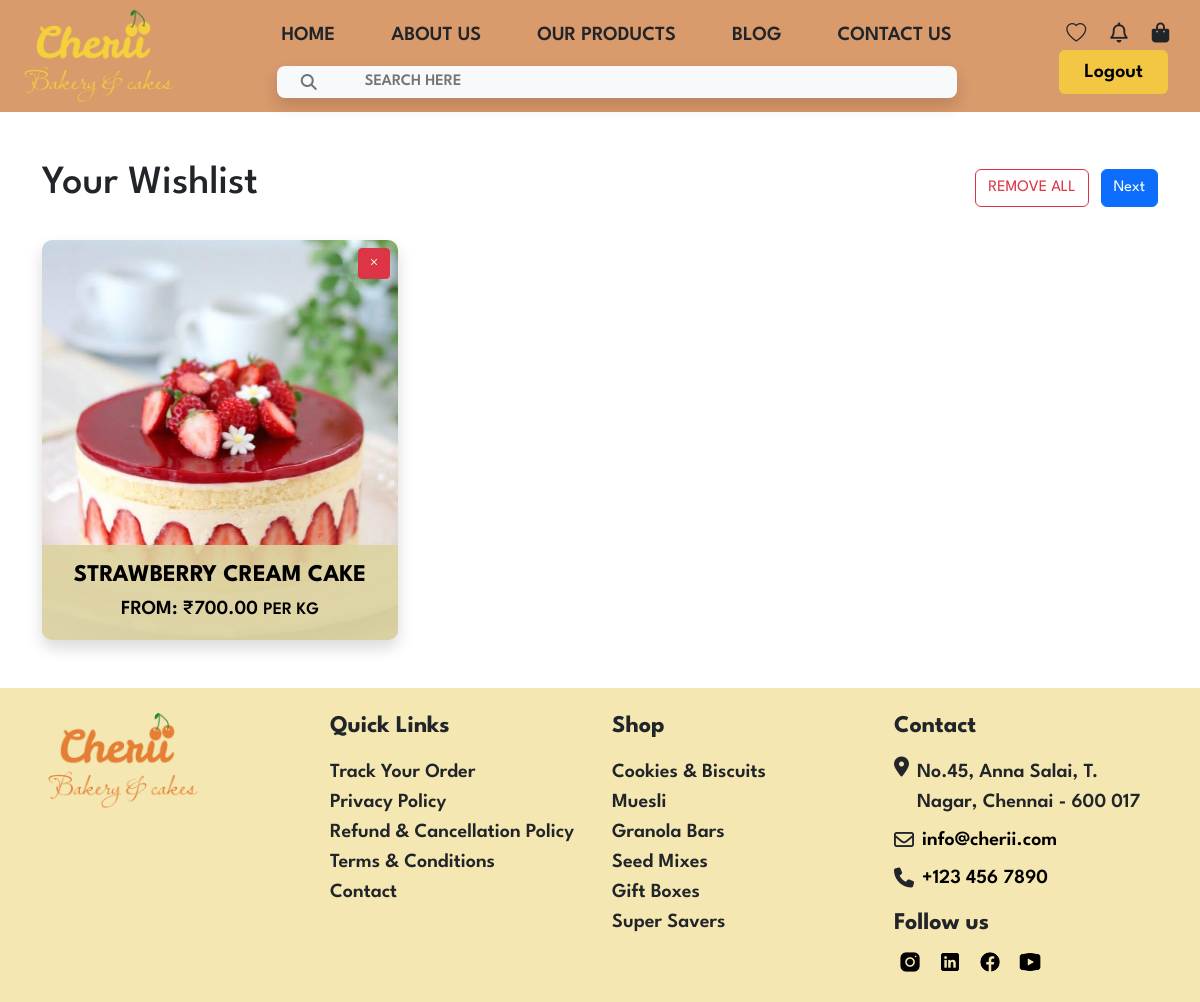
Page /wishlist/ (signed in) on the committed database.
### bakery/models.py (models this page shows, shortened)
class Wishlist(models.Model):
    user = models.ForeignKey(
        settings.AUTH_USER_MODEL,
        on_delete=models.CASCADE,
        related_name='wishlist_items'
    )
    product = models.ForeignKey(
        Product,
        on_delete=models.CASCADE,
        related_name='in_wishlists'
    )
    added_date = models.DateTimeField(auto_now_add=True)
    class Meta:
        unique_together = ('user', 'product')
        verbose_name = 'Wishlist Item'
        verbose_name_plural = 'Wishlist Items'

class Product(models.Model):
    title = models.CharField(max_length=200)
    slug = models.SlugField(unique=True, max_length=250)
    category = models.ForeignKey(
        ProductCategory,
        on_delete=models.CASCADE,
        related_name='products'
    )
    description = models.TextField(blank=True)
    detailed_description = models.TextField(blank=True)
    base_price = models.DecimalField(
        max_digits=8,
        decimal_places=2,
        validators=[MinValueValidator(0.01)],
        help_text="Base price per kilogram"
    )
    weight_options = models.CharField(
        max_length=100,
        default="500G,1KG,2KG,3KG,4KG,5KG",
        help_text="Comma-separated weight options"
    )
    nutrition_info = models.TextField(blank=True)
    ingredients = models.TextField(blank=True)
    allergy_info = models.TextField(blank=True)
    image = models.ImageField(upload_to='products/', blank=True)
    is_featured = models.BooleanField(default=False)
    created_at = models.DateTimeField(auto_now_add=True)
    class Meta:
        ordering = ['-created_at']
        verbose_name = 'Product'
        verbose_name_plural = 'Products'
    def get_absolute_url(self):
        return reverse('product_detail', kwargs={
            'category_slug': self.category.slug,
            'product_id': self.id
        })
    def image_preview(self):
        return format_html(
            '<img src="{}" width="50" height="50" style="object-fit: cover;" />',
            self.image.url
        ) if self.image else ""
    image_preview.short_description = 'Image Preview'

### bakery/views.py (the view)
# urls.py: path('wishlist/', views.wishlist_view, name='wishlist'),
@login_required(login_url='login')
def wishlist_view(request):
    items = Wishlist.objects.filter(user=request.user).select_related('product')
    return render(request, 'bakery/wishlist.html', {'wishlist_items': items})

### bakery/templates/bakery/wishlist.html (shortened to what this page needs)
{% extends 'bakery/layout/base.html' %} {% load static %}  {% block content %}
<div class="container my-5">
  <div class="d-flex justify-content-between align-items-center mb-4">
    <h1>Your Wishlist</h1>
    <div>
      {% if wishlist_items %}
      <form action="{% url 'clear_wishlist' %}" method="post" class="d-inline">
        <button type="submit" class="btn btn-outline-danger me-2">
          REMOVE ALL
        </button>
      </form>
      {% endif %}
      <a href="{% url 'all_products' %}" class="btn btn-primary">Next</a>
    </div>
  </div>
<div class="row row-cols-1 row-cols-md-3 g-4">
    {% for item in wishlist_items %}
    <div class="col d-flex">
        <div class="card  w-100 overflow-hidden" style="height: 400px; border-radius: 10px !important;">
            <div class="position-relative h-100">
                <a href="{{ item.product.get_absolute_url }}" class="h-100 d-block">
                    <img src="{{ item.product.image.url }}"
                         class="h-100 w-100 object-fit-cover"
                         alt="{{ item.product.title }}">
                    <div class="position-absolute bottom-0 start-0 w-100 p-3 text-center"
                         style="background: rgba(221, 211, 160, 0.9);">
                        <h5 class="card-title fs-4 text-black mb-1 text-uppercase fw-bold">
                            {{ item.product.title }}
                        </h5>
                        <p class="card-text fs-5 text-black mb-0 fw-semibold">
                            FROM: ₹{{ item.product.base_price }} <span class="small">PER KG</span>
                        </p>
                    </div>
                </a>
                <form method="post" action="{% url 'remove_from_wishlist' item.product.id %}"
                      class="position-absolute top-0 end-0 m-2 z-2">
                    <button type="submit" class="btn btn-sm btn-danger" title="Remove from wishlist">
                        <i class="bi bi-x"></i>
                    </button>
                </form>
            </div>
        </div>
    </div>
    {% endfor %}
</div>
</div>
{% endblock %}

### bakery/static/css/basepage.css (style rules this page uses)
* { margin:0; padding:0; box-sizing: border-box; }
body { font-family: "League Spartan" !important; }
.card { border: none; box-shadow: 0 0.5rem 1rem rgba(0, 0, 0, 0.15); }

### rows in the picture
Wishlist: product.image (picture), product "STRAWBERRY CREAM CAKE", product.base_price "700.00"
